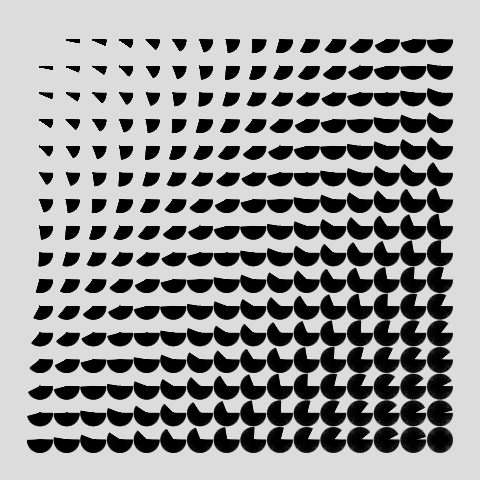
Frame 1 (no input)
Frame 60 (no input): identical to frame 1, image omitted
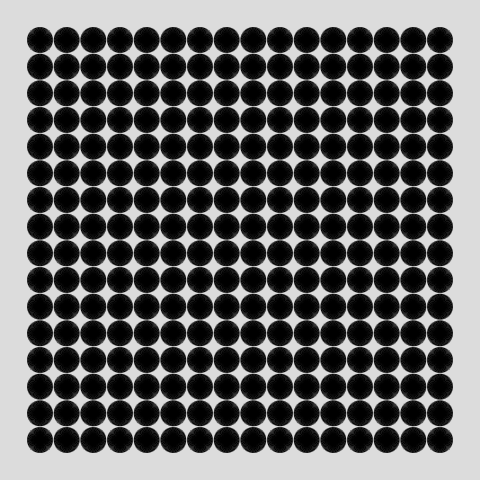
Frame 120 (the mouse pressed at the canvas centre since frame 60)

The p5.js sketch that drew these frames (run headless with seeded random() and noise() and a simulated clock; from frame 60 on, the mouse is pressed at the canvas centre):

// p5.js sketch
// ── sketch.js
function setup() {
  createCanvas(480, 480);
  step = 0;
}

function draw() {
  step+=0.0;
  background(220);
  

  for(let i = 0; i < 16; i++){
    for(let j = 0; j < 16; j++){
      posX = i*width/18 + 40;
      posY = j*height/18 + 40;
      radius = 12.5;
      if(mouseX > 0 &&
         mouseX < width &&
         mouseY > 0 &&
         mouseY < height){
        turnDegree = atan2(-(mouseY - height/2), -(mouseX - width/2)) - Math.PI;

      } else {
      turnDegree = (i + j)/30 * 2*Math.PI + step;
      }
      iterations = 100;
      SemiFilledCircle(posX, posY, radius, turnDegree, iterations);
    }
  }
}

function SemiFilledCircle(x, y, radius, turnDegree, iterations){
  for(let i = 0; i < iterations; i++){
    pointOnCircleX = x + radius * cos(i * turnDegree/iterations)
    pointOnCircleY = y + radius * sin(i * turnDegree/iterations)
    
    if (turnDegree != 0){
    line(x, y, pointOnCircleX, pointOnCircleY)
    }
  }
}
